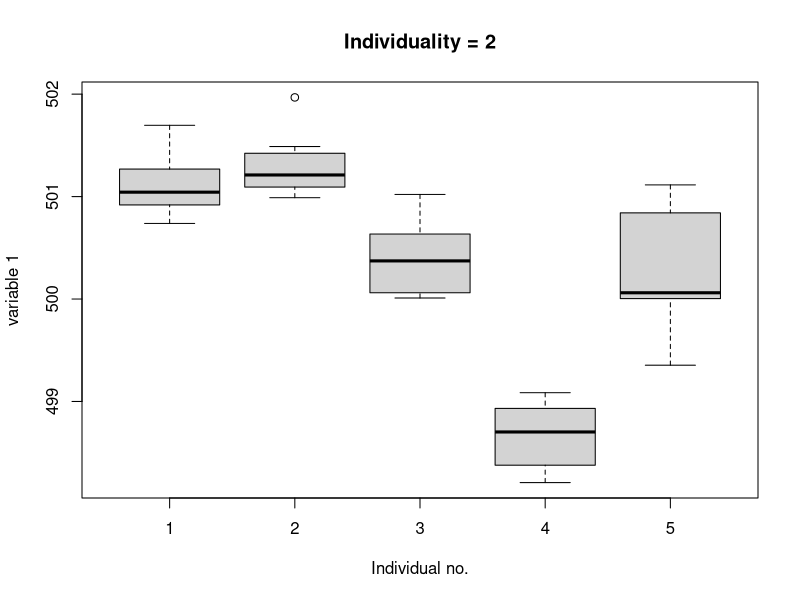

The R script that drew this image:
#### function definition ###
GenerateUnivariate <- function(nindivs,ncalls,betweenM, individuality) {
  
  id <- c()
  paramvec <- c()
  means <- rnorm(nindivs, betweenM, 1)
  indcodes <- seq(from=1, to=nindivs, by=1)
  indsds <- means # just to build same matrix as for means
  indsds <- rep(sd(means)/individuality, nindivs) # calculates sd of means for each variable and sets the individual sd to be individuality times the sd between means
  
  
  for (i in 1:nindivs) {
    paramvec <- c(paramvec, rnorm(ncalls, means[i], indsds[i]))
    id <- c(id, rep(indcodes[i], ncalls))
  }
  
  temp <- data.frame(id, paramvec) # pair the matrix with individual codes
  temp$id <- as.factor(temp$id) # individual is factor
  return(temp)
  
}


#### function test ####
nindivs <- 5 # the dataset will consist of 5 individuals
ncalls <- 10 # there will be 10 observations per individual 
betweenM <- 500 # the variable mean = 500
individuality <- 2 # between-individual SD will be twice larger than within-individual SD
temp <- GenerateUnivariate(nindivs, ncalls, betweenM, individuality)
temp
boxplot(temp$paramvec~temp$id, xlab = 'Individual no.', ylab = 'variable 1', main = paste0('Individuality = ', individuality))

rm (nindivs, ncalls, betweenM, individuality, temp)


